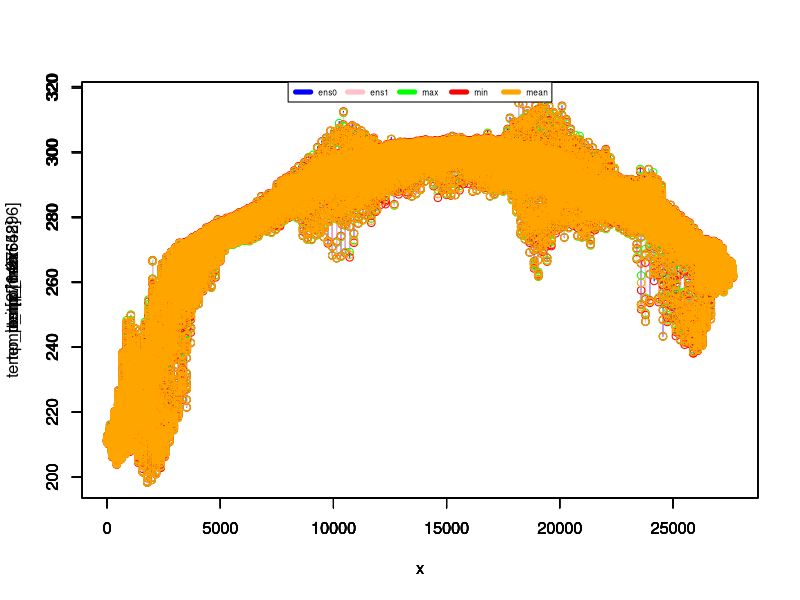
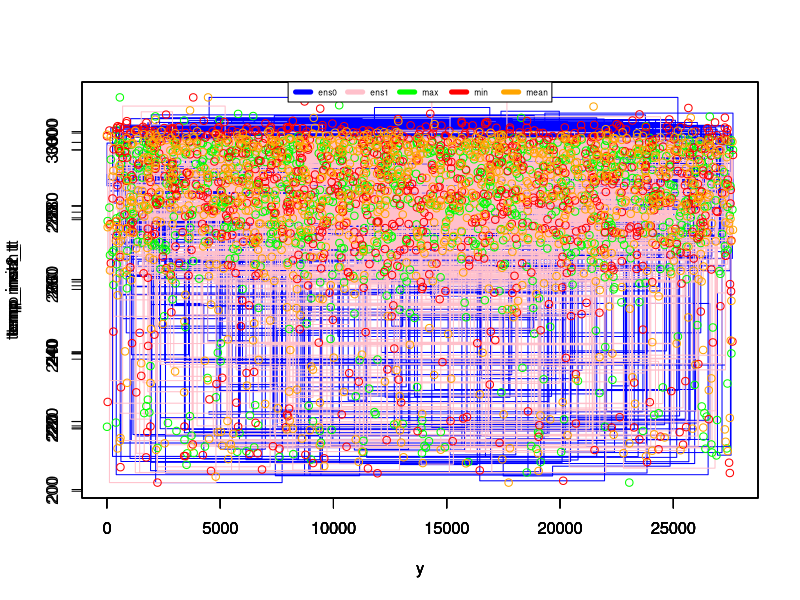
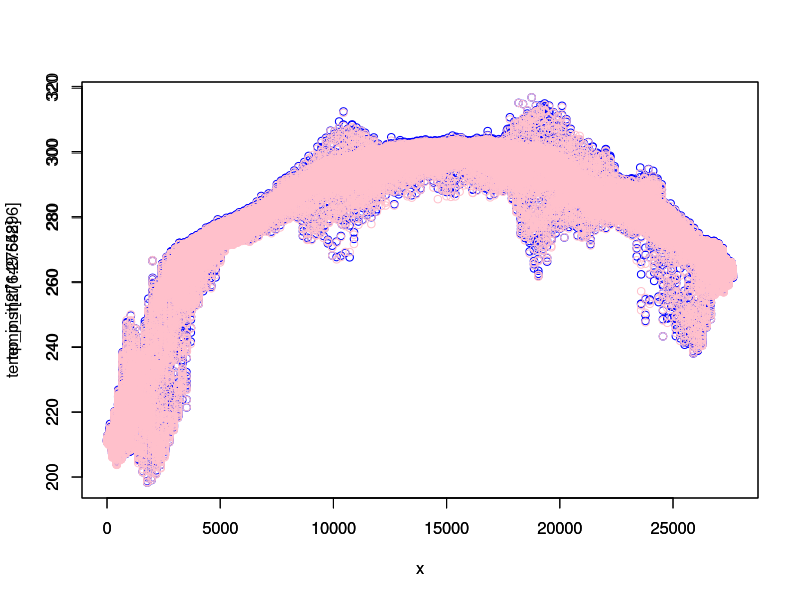
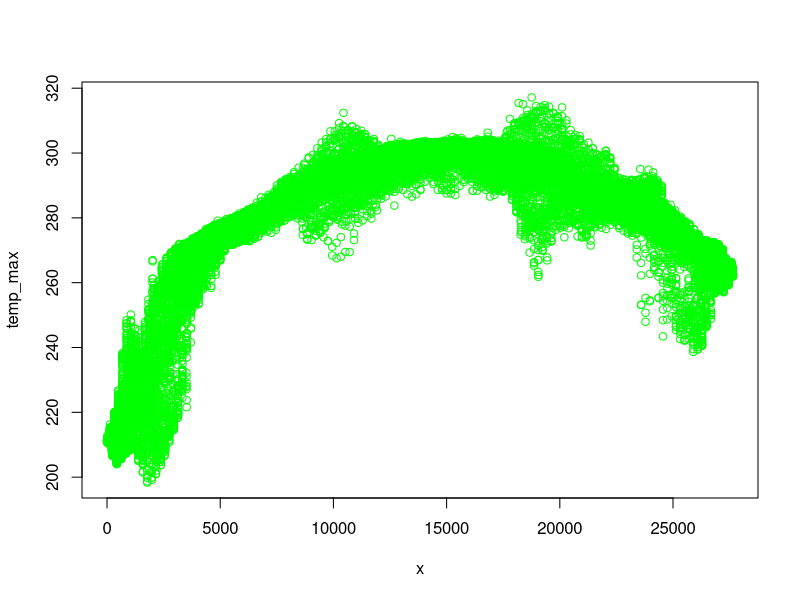
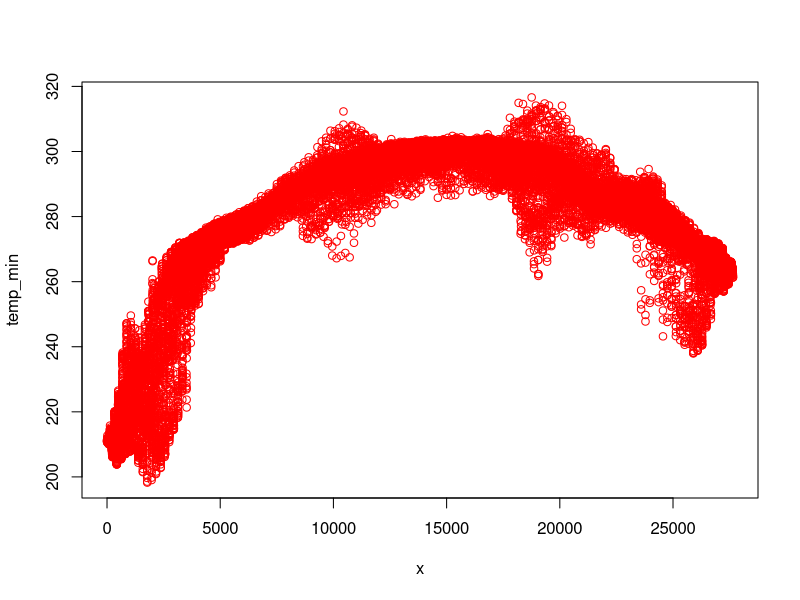
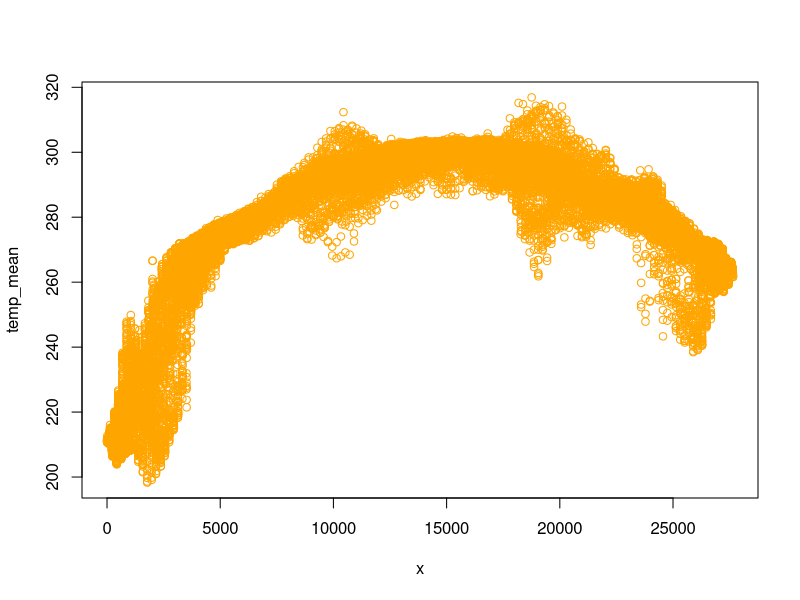

The R script that drew these images, in order:
#!/usr/bin/env Rscript

# ########################################################

pdf("temp.pdf") # either save all files in one pdf or the files in specific pdfs; find an option to automatise the choice

# temp_inst = read.csv("temp-inst.csv")
# temp_max = read.csv("temp-max.csv")
# temp_min = read.csv("temp-min.csv")
# temp_mean = read.csv("temp-mean.csv")

# data = read.table("test.csv", header=FALSE, sep = ',')
temp_inst = read.table("inst2.txt", header=FALSE, sep = ',')
temp_max = read.table("max2.txt", header=FALSE, sep = ',')
temp_min = read.table("min2.txt", header=FALSE, sep = ',')
temp_mean = read.table("mean2.txt", header=FALSE, sep = ',')
temp_stdev = read.table("stdev2.txt", header=FALSE, sep = ',')

x1=length(temp_inst)
x2=length(temp_max)
x3=length(temp_min)
x4=length(temp_mean)
x5=length(temp_stdev)

print(x1)
print(x2)
print(x3)
print(x4)
print(x5)

x = seq(1, x2, 1)


plot(x,temp_inst[1:27648],type="s",col="blue") 
par(new = TRUE)
plot(x,temp_inst[27649:55296],type="s",col="pink") 
par(new = TRUE)
plot(x,temp_max,type="p",col="green",) 
par(new = TRUE)
plot(x,temp_min,type="p",col="red") 
par(new = TRUE)
plot(x,temp_mean,type="p",col="orange") 
par(new = TRUE)
#lines(x,temp_stdev,col="pink")
plot_colors <- c("blue","pink","green","red","orange") 
par(new = TRUE)
legend(x = "top",inset = 0,
        legend = c("ens0", "ens1","max", "min","mean"), 
        col=plot_colors, lwd=5, cex=.5, horiz = TRUE)

y = sample(x, 1000)

temp_inst1_t = sample(temp_inst[1:27648],1000)
temp_inst2_t = sample(temp_inst[27649:55296],1000)
temp_max_t = sample(temp_max,1000)
temp_min_t = sample(temp_min,1000)
temp_mean_t = sample(temp_mean,1000)

x1=length(temp_inst1_t)
x2=length(temp_inst2_t)
x3=length(temp_max_t)
x4=length(temp_min_t)
x5=length(temp_mean_t)
print(x1)
print(x2)
print(x3)
print(x4)
print(x5)


plot(y,temp_inst1_t,type="s",col="blue")
par(new = TRUE)
plot(y,temp_inst2_t,type="s",col="pink")                         
par(new = TRUE)
plot(y,temp_max_t,type="p",col="green",)                            
par(new = TRUE)
plot(y,temp_min_t,type="p",col="red")                            
par(new = TRUE)
plot(y,temp_mean_t,type="p",col="orange")                            
par(new = TRUE)
#lines(x,temp_stdev,col="pink")
plot_colors <- c("blue","pink","green","red","orange")
par(new = TRUE)
legend(x = "top",inset = 0,
        legend = c("ens0", "ens1","max", "min","mean"),
        col=plot_colors, lwd=5, cex=.5, horiz = TRUE)


plot(x,temp_inst[1:27648],col="blue")
par(new = TRUE)
plot(x,temp_inst[27649:55296],col="pink")

plot(x,temp_max,col="green")

plot(x,temp_min,col="red")

plot(x,temp_mean,col="orange")

#plot(x,temp_stdev,col="pink")

# dev.off()
print("Graphics constructed with success!")
